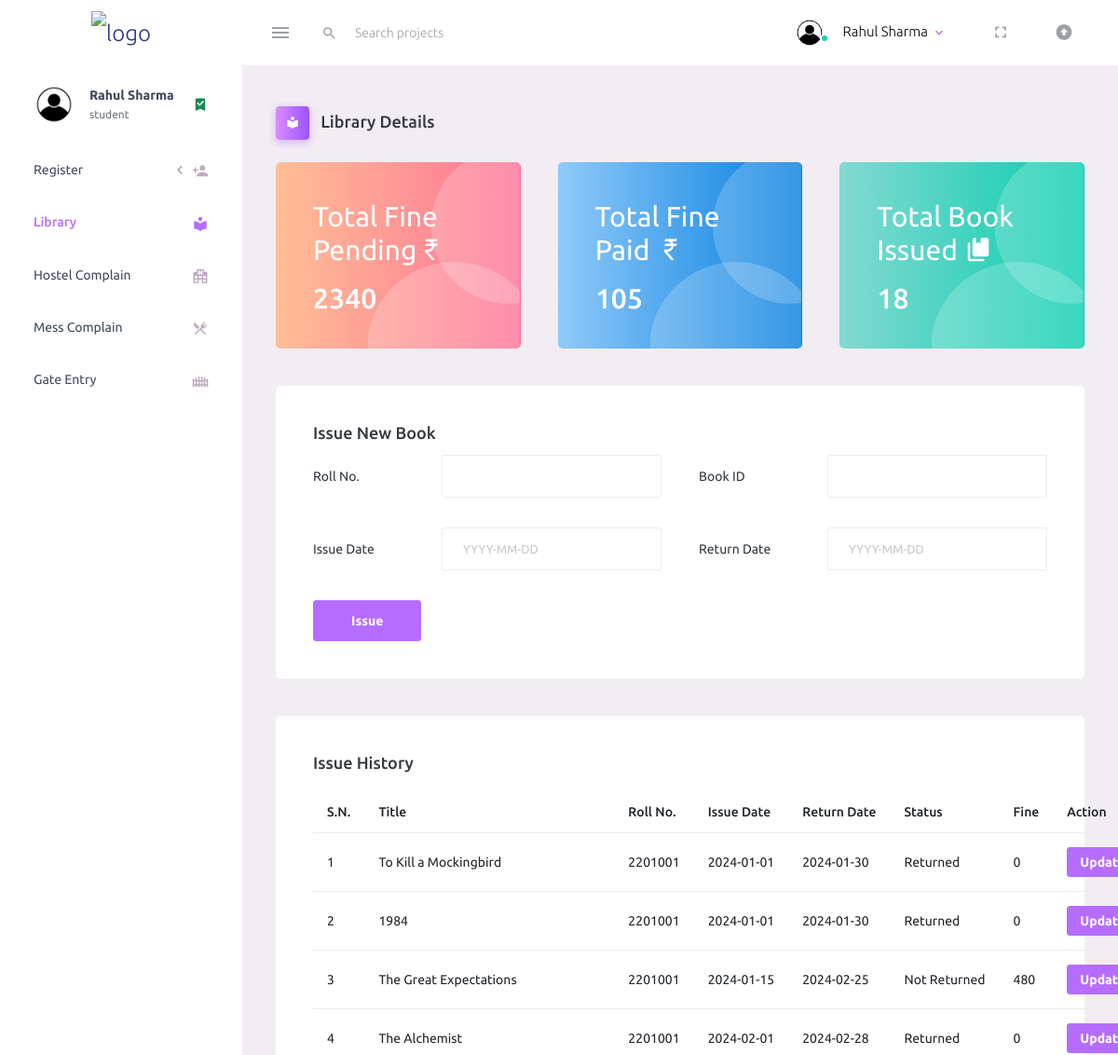
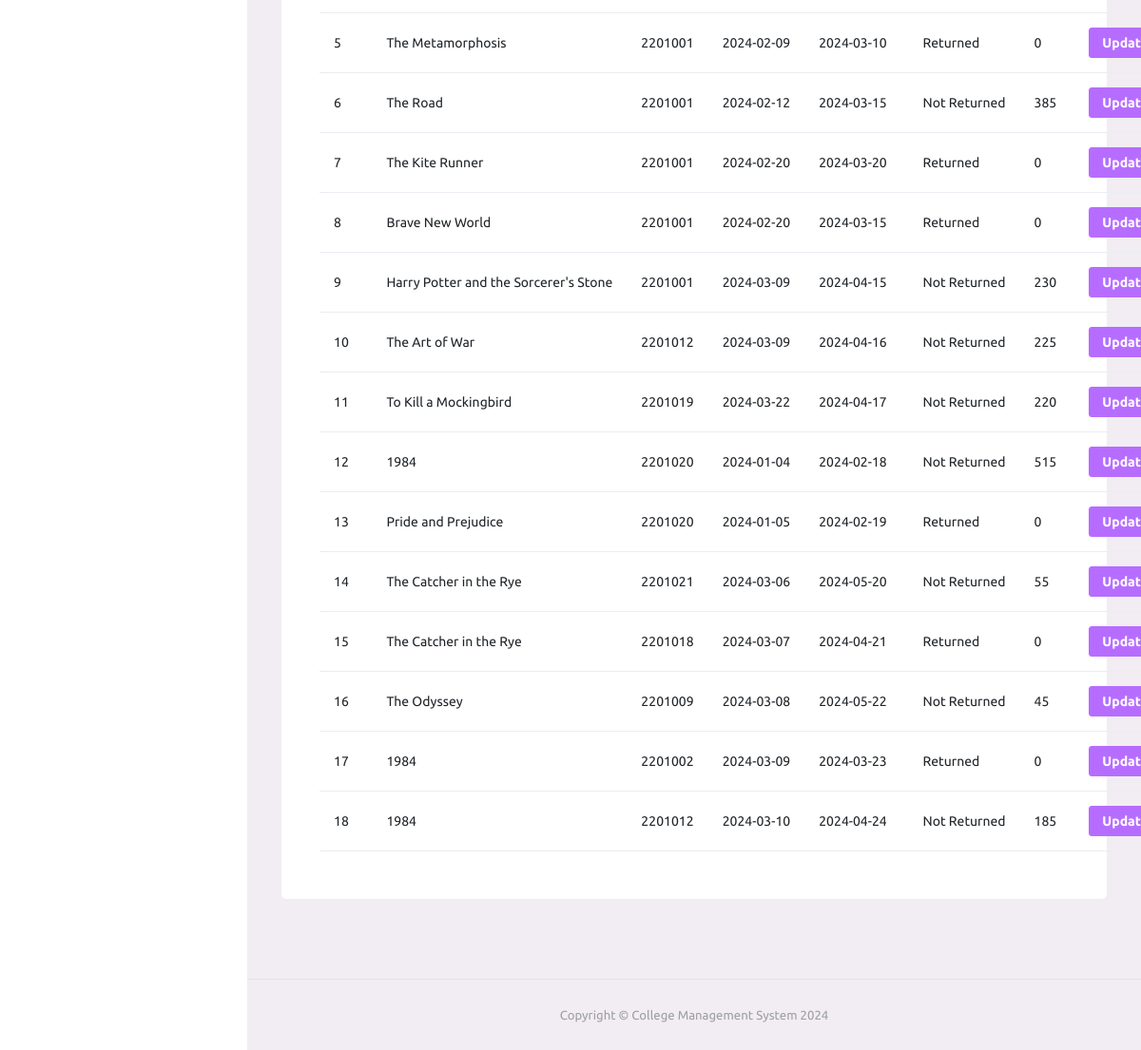
Screenshot of /dashboard/admin_library.php (signed in) with the database file from the repository (2 pictures, top to bottom).
### tables this page shows
CREATE TABLE ISSUE (
    ISSUE_ID INT AUTO_INCREMENT PRIMARY KEY,
    ROLL_NO varchar(10),
    BOOK_ID int,
    ISSUE_DATE DATE,
    RETURN_DATE DATE,
    STATUS VARCHAR(20),
    FINE INT,
    foreign key(ROLL_NO) references STUDENT(ROLL_NO),
    foreign key(BOOK_ID) references BOOK(BOOK_ID)
);

CREATE TABLE BOOK (
    BOOK_ID INT PRIMARY KEY,
    TITLE VARCHAR(50),
    AUTHOR VARCHAR(50),
    BOOK_COUNT INT
);

### dashboard/admin_library.php (the view, shortened to what the rows shown need)
<?php
require_once "C:\\xampp\\htdocs\\CMS\\config.php";
$totalFine = 0;
$totalFinePaid = 0;
$totalBookIssued = 0;
$sql = "SELECT roll_no, issue_id, title, author, issue_date, return_date, status, fine
        FROM book, issue
        WHERE book.BOOK_ID = issue.BOOK_ID;";
$stmt = mysqli_prepare($conn, $sql);
?>
<!DOCTYPE html>
<html lang="en">
<head>
    <link rel="stylesheet" href="http://localhost/Dashboard/assets/vendors/mdi/css/materialdesignicons.min.css">
    <link rel="stylesheet" href="http://localhost/Dashboard/assets/vendors/css/vendor.bundle.base.css">
    <link rel="stylesheet" href="http://localhost/Dashboard/assets/css/style.css">
    <link rel="stylesheet" href="http://localhost/Dashboard/assets/css/myStyle.css">
    <link rel="stylesheet" href="//cdn.datatables.net/2.0.3/css/dataTables.dataTables.min.css">
</head>
<body>
    <div class="container-scroller">
        <div class="container-fluid page-body-wrapper">
            <div class="main-panel">
                <div class="content-wrapper">
                    <div class="row">
                        <div class="col-md-4 stretch-card grid-margin">
                            <div class="card bg-gradient-danger card-img-holder text-white" style="height: 200px;">
                                <div class="card-body">
                                    <?php
                                    if (mysqli_stmt_execute($stmt)) {
                                        $result = mysqli_stmt_get_result($stmt);
                                        if (mysqli_num_rows($result) > 0) {
                                            while ($row = mysqli_fetch_assoc($result)) {
                                                $date1 = date("Y-m-d");
                                                $date2 = $row["return_date"];
                                                $dateTime1 = DateTime::createFromFormat('Y-m-d', $date1);
                                                $dateTime2 = DateTime::createFromFormat('Y-m-d', $date2);
                                                $interval = $dateTime1->diff($dateTime2, false);
                                                if ($dateTime1 > $dateTime2 && $row["status"] == "Not Returned") {
                                                    $fine = $interval->days * 5;
                                                    $totalFine = $totalFine + $fine;
                                                }
                                                if ($row["status"] == "Returned") {
                                                    $totalFinePaid = $totalFinePaid + $row["fine"];
                                                } else {
                                                    $fine = 0;
                                                }
                                                $totalBookIssued = $totalBookIssued + 1;
                                            }
                                        }
                                    }
                                    ?>
                                    <h2 class="font-weight-normal mb-3">Total Fine Pending<i class="mdi mdi-currency-inr mdi-30px float-right"></i>
                                    </h2>
                                    <h2 class="mb-3"><?php echo $totalFine ?></h2>
                                </div>
                            </div>
                        </div>
                        <div class="col-md-4 stretch-card grid-margin">
                            <div class="card bg-gradient-info card-img-holder text-white" style="height: 200px;">
                                <div class="card-body">
                                    <h2 class="font-weight-normal mb-3">Total Fine Paid <i class="mdi mdi-currency-inr mdi-30px float-right"></i>
                                    </h2>
                                    <h2 class="mb-5"><?php echo $totalFinePaid ?></h2>
                                </div>
                            </div>
                        </div>
                        <div class="col-md-4 stretch-card grid-margin">
                            <div class="card bg-gradient-success card-img-holder text-white" style="height: 200px;">
                                <div class="card-body">
                                    <h2 class="font-weight-normal mb-3">Total Book Issued <i class="mdi mdi-book-multiple mdi-30px float-right"></i>
                                    </h2>
                                    <h2 class="mb-5"><?php echo $totalBookIssued ?></h2>
                                </div>
                            </div>
                        </div>
                    </div>
                    <div class="row">
                        <div class="col-lg-12 grid-margin stretch-card">
                            <div class="card">
                                <div class="card-body">
                                    <table class="table" id="myTable">
                                        <thead>
                                            <tr>
                                                <th>S.N.</th>
                                                <th>Title</th>
                                                <th>Roll No.</th>
                                                <th>Issue Date</th>
                                                <th>Return Date</th>
                                                <th>Status</th>
                                                <th>Fine</th>
                                                <th>Action</th>
                                            </tr>
                                        </thead>
                                        <tbody>
                                            <?php
                                            if (mysqli_stmt_execute($stmt)) {
                                                $result = mysqli_stmt_get_result($stmt);
                                                if (mysqli_num_rows($result) > 0) {
                                                    $sno = 0;
                                                    while ($row = mysqli_fetch_assoc($result)) {
                                                        $date1 = date("Y-m-d");
                                                        $date2 = $row["return_date"];
                                                        $dateTime1 = DateTime::createFromFormat('Y-m-d', $date1);
                                                        $dateTime2 = DateTime::createFromFormat('Y-m-d', $date2);
                                                        $interval = $dateTime1->diff($dateTime2, false);
                                                        if ($dateTime1 > $dateTime2 && $row["status"] == "Not Returned") {
                                                            $fine = $interval->days * 5;
                                                        } else {
                                                            $fine = 0;
                                                        }
                                                        $sno = $sno + 1;
                                                        echo "<tr>";
                                                        echo "<td>" . $sno . "</td>";
                                                        echo "<td>" . $row["title"] . "</td>";
                                                        echo "<td>" . $row["roll_no"] . "</td>";
                                                        echo "<td>" . $row["issue_date"] . "</td>";
                                                        echo "<td>" . $row["return_date"] . "</td>";
                                                        echo "<td>" . $row["status"] . "</td>";
                                                        echo "<td>" . $fine . "</td>";
                                                        echo "<td> <button class='edit btn btn-sm btn-primary' id=" . $row['issue_id'] . ">Update</button>
                                                                   <button class='delete btn btn-sm btn-danger' id=" . $row['issue_id'] . ">Delete</button></td>";
                                                        echo "</tr>";
                                                    }
                                                } else {
                                                    $flag = 1;
                                                }
                                            }
                                            ?>
                                        </tbody>
                                    </table>
                                </div>
                            </div>
                        </div>
                    </div>
                </div>
            </div>
        </div>
    </div>
</body>
</html>

### rows the page displays
issue: BOOK_ID.TITLE "To Kill a Mockingbird", ROLL_NO "2201001", ISSUE_DATE "2024-01-01", RETURN_DATE "2024-01-30", STATUS "Returned", fine "0"
issue: BOOK_ID.TITLE "1984", ROLL_NO "2201001", ISSUE_DATE "2024-01-01", RETURN_DATE "2024-01-30", STATUS "Returned", fine "0"
issue: BOOK_ID.TITLE "The Great Expectations", ROLL_NO "2201001", ISSUE_DATE "2024-01-15", RETURN_DATE "2024-02-25", STATUS "Not Returned", RETURN_DATE "480"
issue: BOOK_ID.TITLE "The Alchemist", ROLL_NO "2201001", ISSUE_DATE "2024-02-01", RETURN_DATE "2024-02-28", STATUS "Returned", fine "0"
issue: BOOK_ID.TITLE "The Metamorphosis", ROLL_NO "2201001", ISSUE_DATE "2024-02-09", RETURN_DATE "2024-03-10", STATUS "Returned", fine "0"
issue: BOOK_ID.TITLE "The Road", ROLL_NO "2201001", ISSUE_DATE "2024-02-12", RETURN_DATE "2024-03-15", STATUS "Not Returned", RETURN_DATE "385"
issue: BOOK_ID.TITLE "The Kite Runner", ROLL_NO "2201001", ISSUE_DATE "2024-02-20", RETURN_DATE "2024-03-20", STATUS "Returned", fine "0"
issue: BOOK_ID.TITLE "Brave New World", ROLL_NO "2201001", ISSUE_DATE "2024-02-20", RETURN_DATE "2024-03-15", STATUS "Returned", fine "0"
issue: BOOK_ID.TITLE "Harry Potter and the Sorcerer's Stone", ROLL_NO "2201001", ISSUE_DATE "2024-03-09", RETURN_DATE "2024-04-15", STATUS "Not Returned", RETURN_DATE "230"
issue: BOOK_ID.TITLE "The Art of War", ROLL_NO "2201012", ISSUE_DATE "2024-03-09", RETURN_DATE "2024-04-16", STATUS "Not Returned", RETURN_DATE "225"
issue: BOOK_ID.TITLE "To Kill a Mockingbird", ROLL_NO "2201019", ISSUE_DATE "2024-03-22", RETURN_DATE "2024-04-17", STATUS "Not Returned", RETURN_DATE "220"
issue: BOOK_ID.TITLE "1984", ROLL_NO "2201020", ISSUE_DATE "2024-01-04", RETURN_DATE "2024-02-18", STATUS "Not Returned", RETURN_DATE "515"
issue: BOOK_ID.TITLE "Pride and Prejudice", ROLL_NO "2201020", ISSUE_DATE "2024-01-05", RETURN_DATE "2024-02-19", STATUS "Returned", fine "0"
issue: BOOK_ID.TITLE "The Catcher in the Rye", ROLL_NO "2201021", ISSUE_DATE "2024-03-06", RETURN_DATE "2024-05-20", STATUS "Not Returned", fine "55"
issue: BOOK_ID.TITLE "The Catcher in the Rye", ROLL_NO "2201018", ISSUE_DATE "2024-03-07", RETURN_DATE "2024-04-21", STATUS "Returned", fine "0"
issue: BOOK_ID.TITLE "The Odyssey", ROLL_NO "2201009", ISSUE_DATE "2024-03-08", RETURN_DATE "2024-05-22", STATUS "Not Returned", fine "45"
issue: BOOK_ID.TITLE "1984", ROLL_NO "2201002", ISSUE_DATE "2024-03-09", RETURN_DATE "2024-03-23", STATUS "Returned", fine "0"
issue: BOOK_ID.TITLE "1984", ROLL_NO "2201012", ISSUE_DATE "2024-03-10", RETURN_DATE "2024-04-24", STATUS "Not Returned", RETURN_DATE "185"

### other values shown
$_SESSION['name'] "Rahul Sharma"
$_SESSION['user'] "student"
$totalFine "2340"
$totalFinePaid "105"
$totalBookIssued "18"
